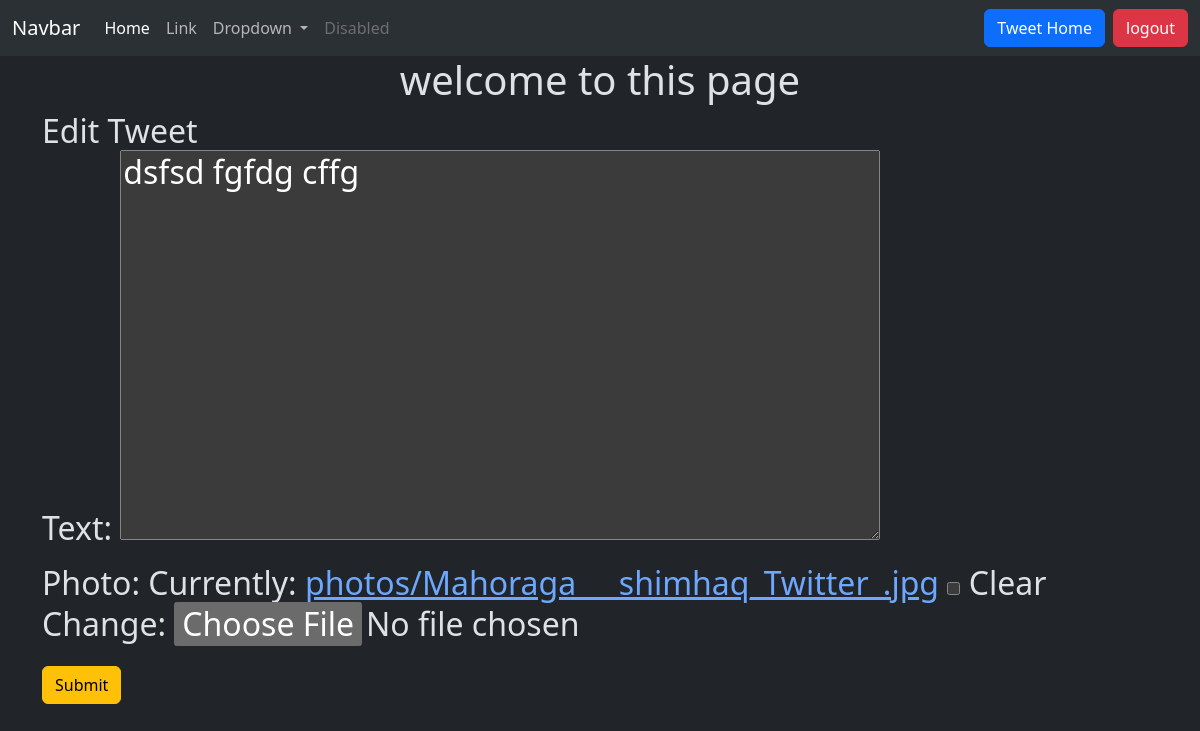
The app's page /tweet/1/edit/ (signed in), older data.
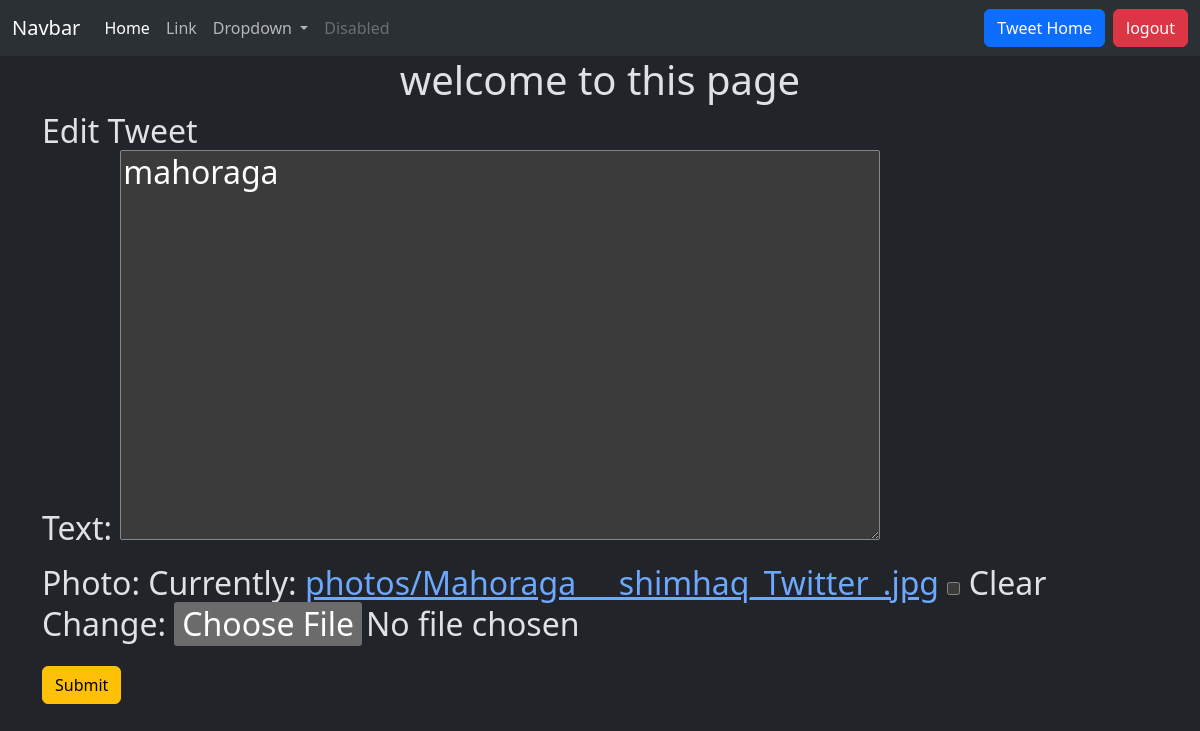
The same page, newer data.
### tweet/models.py (models this page shows, shortened)
class Tweet(models.Model):
    user = models.ForeignKey(User, on_delete=models.CASCADE)
    text = models.TextField(max_length=240)
    photo = models.ImageField(upload_to="photos/", blank=True, null=True)
    created_at = models.DateField(auto_now_add=True)
    updated_at = models.DateField(auto_now=True)

### tweet/views.py (the view)
# urls.py: path('<int:tweet_id>/edit/', views.tweet_edit, name="tweet_edit"),
@login_required
def tweet_edit(request , tweet_id):
    tweet = get_object_or_404(Tweet, pk=tweet_id , user=request.user)
    if request.method == "POST":
        form = TweetForm(request.POST , request.FILES , instance=tweet)
        if form.is_valid():
            tweet = form.save(commit=False)
            tweet.user = request.user
            tweet.save()
            return redirect('tweet_list')
    else:
        form = TweetForm(instance=tweet)
    return render(request , "tweet_form.html", {'form':form})

### tweet/forms.py
class TweetForm(forms.ModelForm):
    class Meta:
        model = Tweet
        fields = ['text','photo']

### tweet/templates/tweet_form.html (shortened to what this page needs)
{% extends "layout.html" %}
{% block content %}
<h1 class="text-center"> welcome to this page </h1>
<h2>
    {% if form.instance.pk %} Edit Tweet
    {% else %} Create tweet
    {% endif %}
<form class="" method="post" enctype="multipart/form-data">
    {{ form.as_p }}
    <button class="btn btn-warning" type="submit">Submit</button>
</form>
</h2>
{% endblock %}

Row changes from the older to the newer data that the page shows:
changed Tweet: text "dsfsd fgfdg cffg" → "mahoraga"
